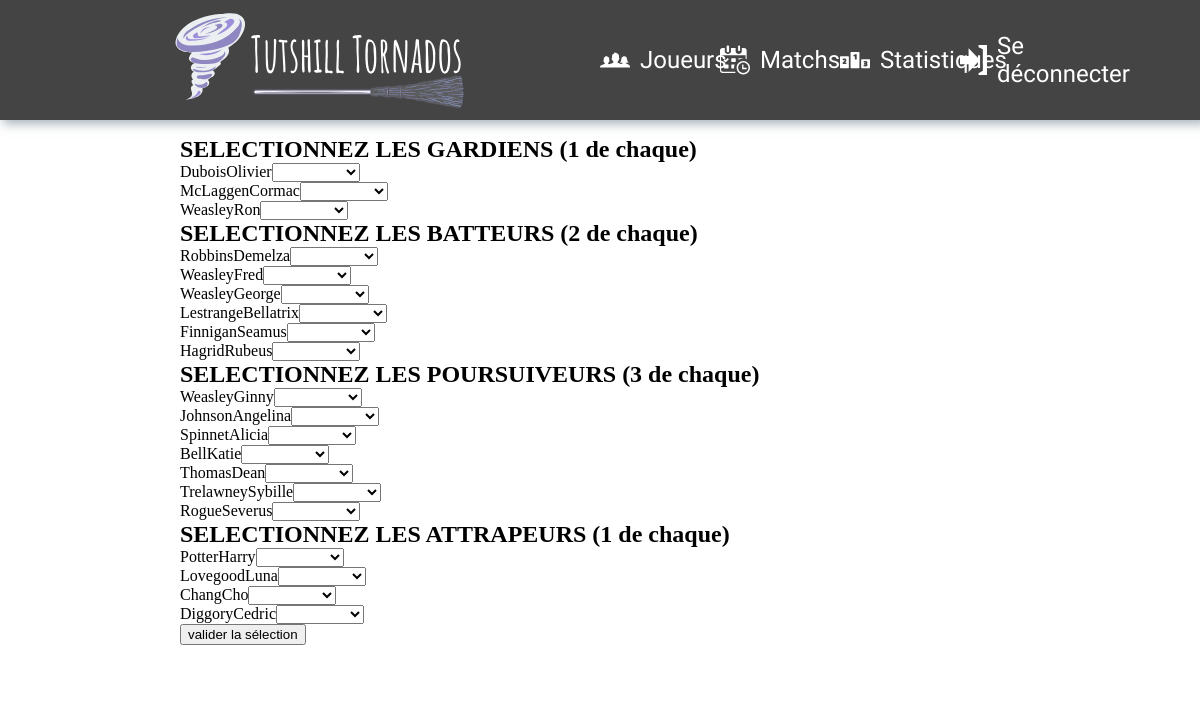
The app's page /html-php/selections/selection_match.php?idmatch=14 with its own data.
### tables this page shows
CREATE TABLE IF NOT EXISTS `joueur` (
  `Id_joueur` int(11) NOT NULL AUTO_INCREMENT,
  `nom` varchar(50) DEFAULT NULL,
  `prenom` varchar(50) DEFAULT NULL,
  `numero_licence` int(8) DEFAULT NULL,
  `date_naissance` date DEFAULT NULL,
  `chemin_photo` varchar(50) DEFAULT '../../photos/default_pic.png',
  `taille` smallint(1) DEFAULT NULL,
  `poids` float(4,1) DEFAULT NULL,
  `poste_prefere` varchar(50) DEFAULT NULL,
  `statut` varchar(50) DEFAULT NULL,
  `commentaires` text,
  PRIMARY KEY (`Id_joueur`)
);

### html-php/selections/fonctions_selection.php (the view, shortened to what this page needs)
<?php
function selection_batteur($batteurs){
    foreach($batteurs as $b){
        echo $b['nom'].$b['prenom'].'';
        echo '<select name="batteurs[]" id="">';
        echo '<option></option>';
        echo '<option value="'.$b['Id_joueur'].'|1">titulaire</option>';
        echo '</select></br>';
    }
}
function selection_attrapeur($attrapeurs){
    foreach($attrapeurs as $a){
        echo $a['nom'].$a['prenom'].'';
        echo '<select name="attrapeurs[]" id="">';
        echo '<option></option>';
        echo '<option value="'.$a['Id_joueur'].'|1">titulaire</option>';
        echo '</select></br>';
    }
}
function selection_gardien($gardiens){
    foreach($gardiens as $g){
        echo $g['nom'].$g['prenom'].'';
        echo '<select name="gardiens[]" id="">';
        echo '<option></option>';
        echo '<option value="'.$g['Id_joueur'].'|1">titulaire</option>';
        echo '</select></br>';
    }
}
function selection_poursuiveur($poursuiveurs){
    foreach($poursuiveurs as $p){
        echo $p['nom'].$p['prenom'].'';
        echo '<select name="poursuiveurs[]" id="">';
        echo '<option></option>';
        echo '<option value="'.$p['Id_joueur'].'|1">titulaire</option>';
        echo '</select></br>';
    }
}
?>

### css-scss/template.css (style rules this page uses)
* { margin: 0; -webkit-box-sizing: border-box; box-sizing: border-box; }

### records on screen
joueur: nom "Dubois", prenom "Olivier"
joueur: nom "McLaggen", prenom "Cormac"
joueur: nom "Weasley", prenom "Ron"
joueur: nom "Robbins", prenom "Demelza"
joueur: nom "Weasley", prenom "Fred"
joueur: nom "Weasley", prenom "George"
joueur: nom "Lestrange", prenom "Bellatrix"
joueur: nom "Finnigan", prenom "Seamus"
joueur: nom "Hagrid", prenom "Rubeus"
joueur: nom "Weasley", prenom "Ginny"
joueur: nom "Johnson", prenom "Angelina"
joueur: nom "Spinnet", prenom "Alicia"
joueur: nom "Bell", prenom "Katie"
joueur: nom "Thomas", prenom "Dean"
joueur: nom "Trelawney", prenom "Sybille"
joueur: nom "Rogue", prenom "Severus"
joueur: nom "Potter", prenom "Harry"
joueur: nom "Lovegood", prenom "Luna"
joueur: nom "Chang", prenom "Cho"
joueur: nom "Diggory", prenom "Cedric"
